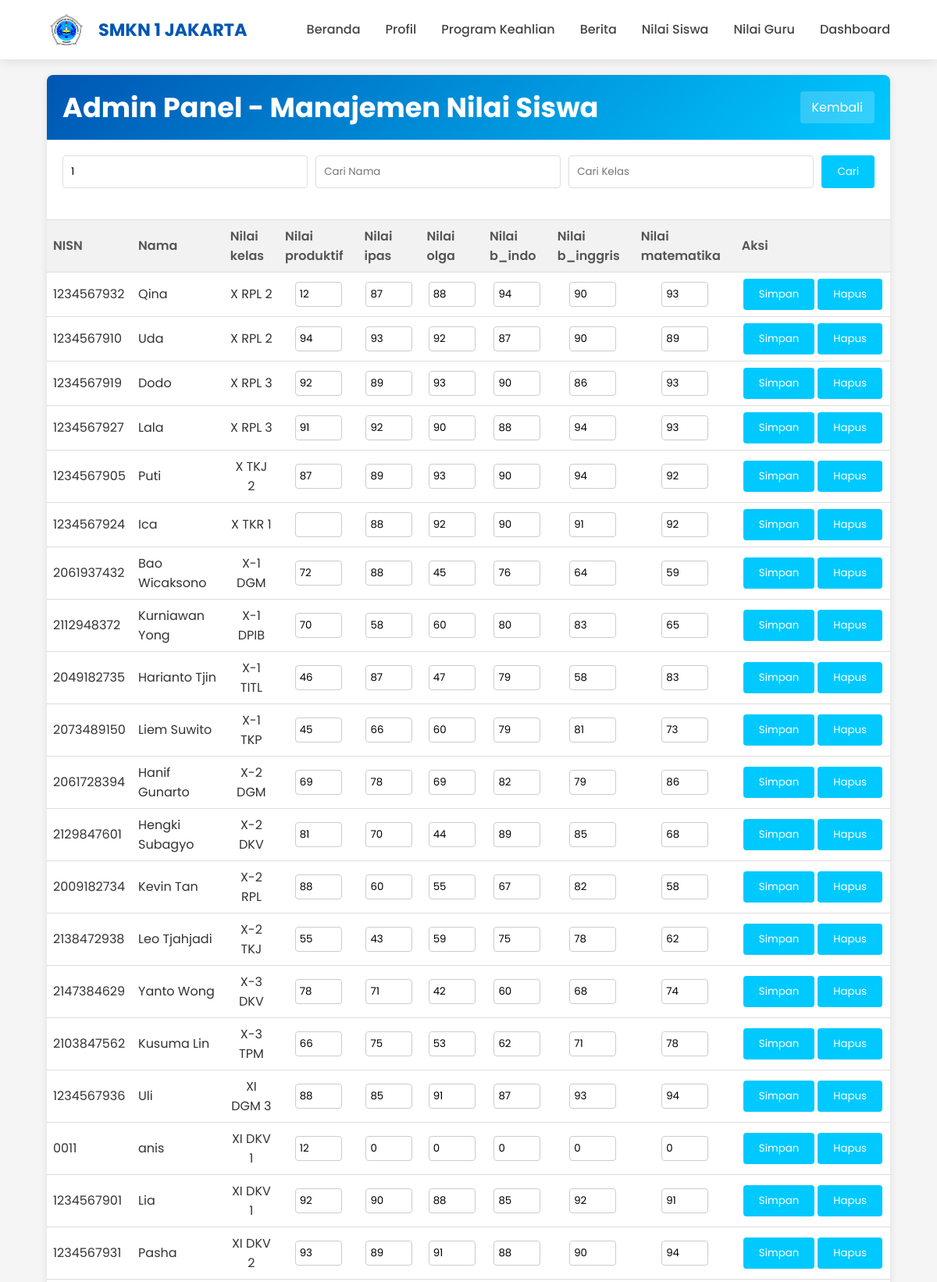
The page /nilaiguru2.php?cari_nisn=1 (signed in, upper part) on the database its author committed.
### tables this page shows
CREATE TABLE `siswa` (
  `nisn` varchar(200) NOT NULL,
  `nama` varchar(200) NOT NULL,
  `kelas` varchar(200) NOT NULL,
  `password` varchar(200) NOT NULL
);

CREATE TABLE `nilaisiswa` (
  `nama` varchar(200) NOT NULL,
  `kelas` varchar(11) NOT NULL,
  `produktif` varchar(11) NOT NULL,
  `ipas` int(11) NOT NULL,
  `olga` int(11) NOT NULL,
  `b_indo` int(11) NOT NULL,
  `b_inggris` int(11) NOT NULL,
  `matematika` int(11) NOT NULL
);

### nilaiguru2.php (the view, shortened to what this page needs)
<?php
include 'config.php';
$subject_columns = [];
$columns_query = "SHOW COLUMNS FROM nilaisiswa";
$columns_result = mysqli_query($db, $columns_query);
if ($columns_result) {
    while ($column = mysqli_fetch_assoc($columns_result)) {
        if (!in_array($column['Field'], ['id', 'nama'])) {
            $subject_columns[] = $column['Field'];
        }
    }
}
?>
<!DOCTYPE html>
<html>
<head>
    <link rel="stylesheet" href="https://cdnjs.cloudflare.com/ajax/libs/font-awesome/6.0.0/css/all.min.css">
    <link rel="stylesheet" href="css/nilaiguru.css?v=2">
</head>
<body>
    <nav>
        <div class="logname" id="nav" href="nilaisiswa">
            <img src="img/smkn1-jakarta.png" alt="Logo SMKN 1 Jakarta">
            <h1>SMKN 1 JAKARTA</h1>
        </div>
        <div class="nav-menu">
            <a href="tmpadmin.php">Beranda</a>
            <a href="tmpadmin.php#profil">Profil</a>
            <a href="tmpadmin.php#programs">Program Keahlian</a>
            <a href="tmpadmin.php#berita">Berita</a>
            <a href="nilaisiswa2.php">Nilai Siswa</a>
            <a>Nilai Guru</a>
            <a href="dashboard.php" class="logout">Dashboard</a>
        </div>
    </nav>
    <div class="container">
        <div class="header">
            <h1>Admin Panel - Manajemen Nilai Siswa</h1>
            <a href="tmpawalg.php" class="logout">Kembali</a>
        </div>
        <form method="get" style="margin-top: 20px;">
            <input type="text" name="cari_nisn" placeholder="Cari NISN" value="<?= htmlspecialchars($_GET['cari_nisn'] ?? '') ?>">
            <input type="text" name="cari_nama" placeholder="Cari Nama" value="<?= htmlspecialchars($_GET['cari_nama'] ?? '') ?>">
            <input type="text" name="cari_kelas" placeholder="Cari Kelas" value="<?= htmlspecialchars($_GET['cari_kelas'] ?? '') ?>">
            <button type="submit">Cari</button>
        </form>
        <?php if (count($subject_columns) > 0): ?>
            <div style="overflow-x: auto;">
                <table>
                    <thead>
                        <tr>
                            <th>NISN</th>
                            <th>Nama</th>
                            <?php foreach ($subject_columns as $column): ?>
                                <th>Nilai <?= htmlspecialchars($column) ?></th>
                            <?php endforeach; ?>
                            <th>Aksi</th>
                        </tr>
                    </thead>
                    <tbody>
                        <?php
                        $where_clause = "1=1";
                        if (!empty($_GET['cari_nisn'])) {
                            $cari_nisn = mysqli_real_escape_string($db, $_GET['cari_nisn']);
                            $where_clause .= " AND nisn LIKE '%$cari_nisn%'";
                        }
                        $query = "SELECT * FROM siswa WHERE $where_clause ORDER BY kelas ASC, nama ASC";
                        $hasil = mysqli_query($db, $query);
                        if ($hasil && mysqli_num_rows($hasil) > 0) {
                            while ($baris = mysqli_fetch_assoc($hasil)) {
                                $nisn = $baris['nisn'];
                                $nama = $baris['nama'];
                                echo "<form method='post'>";
                                echo "<tr>";
                                echo "<td>$nisn</td>";
                                echo "<td>$nama</td>";
                                $query_nilai = "SELECT * FROM nilaisiswa WHERE nama = '" . mysqli_real_escape_string($db, $nama) . "'";
                                $result_nilai = mysqli_query($db, $query_nilai);
                                $nilai_siswa = [];
                                if ($result_nilai && mysqli_num_rows($result_nilai) > 0) {
                                    $nilai_siswa = mysqli_fetch_assoc($result_nilai);
                                }
                                foreach ($subject_columns as $column) {
                                    $nilai_sekarang = isset($nilai_siswa[$column]) ? $nilai_siswa[$column] : '';
                                    echo "<td class='nilai-cell'>";
                                    if ($column === "kelas") {
                                        echo htmlspecialchars($baris['kelas']);
                                    } else {
                                        echo "<input type='number' name='nilai[$column]' min='0' max='100' value='$nilai_sekarang'>";
                                    }
                                    echo "</td>";
                                }
                                echo "<td class='action-cell'>";
                                echo "<button type='submit' name='update_nilai' class='btn-save'>Simpan</button>";
                                echo "<button type='submit' name='hapus' class='btn-delete' onclick='return confirm(\"Yakin ingin menghapus nilai siswa ini?\")'>Hapus</button>";
                                echo "</td>";
                                echo "</tr>";
                                echo "</form>";
                            }
                        } else {
                            echo "<tr><td colspan='" . (3 + count($subject_columns)) . "'>Tidak ada data yang ditemukan.</td></tr>";
                        }
                        ?>
                    </tbody>
                </table>
            </div>
        <?php else: ?>
            <div class="info-message">
                Tambahkan mata pelajaran terlebih dahulu untuk mengelola nilai siswa.
            </div>
        <?php endif; ?>
    </div>
</body>
</html>

### css/nilaiguru.css (style rules this page uses)
* { margin: 0; padding: 0; box-sizing: border-box; font-family: 'Poppins', 'Segoe UI', Tahoma, Geneva, Verdana, sans-serif; }
:root { --primary: #0056b3; --secondary: #ff6b00; --light: #f8faff; --dark: #1a1a1a; --gray: #f0f0f0; --accent: #00c9ff; }
body { background-color: #f5f5f5; min-height: 100vh; display: flex; flex-direction: column; color: #333; }
nav { background-color: white; box-shadow: 0 2px 15px rgba(0, 0, 0, 0.1); padding: 0.8rem 5%; display: flex; justify-content: space-between; align-items: center; position: sticky; top: 0; z-index: 1000; }
.logname { display: flex; align-items: center; gap: 1rem; }
.logname img { height: 50px; width: auto; }
.logname h1 { color: var(--primary); font-size: 1.4rem; font-weight: 700; }
.nav-menu { display: flex; gap: 2rem; }
.nav-menu a { text-decoration: none; color: #444; font-weight: 500; transition: color 0.3s; padding: 0.5rem 0; position: relative; }
.nav-menu a::after { content: ''; position: absolute; bottom: 0; left: 0; width: 0; height: 2px; background-color: var(--primary); transition: width 0.3s; }
.container { width: 90%; max-width: 1200px; margin: 20px auto; background-color: white; box-shadow: 0 2px 10px rgba(0, 0, 0, 0.1); border-radius: 8px; overflow: hidden; }
.header { background: linear-gradient(135deg, var(--primary) 0%, var(--accent) 100%); color: white; padding: 15px 20px; display: flex; justify-content: space-between; align-items: center; }
.header h1 { font-size: 2.2rem; font-weight: 700; }
.logout { background-color: rgba(255, 255, 255, 0.2); color: white; padding: 8px 15px; border-radius: 4px; text-decoration: none; transition: background-color 0.3s; }
form { margin: 20px; display: flex; gap: 10px; flex-wrap: wrap; }
input[type="text"] { padding: 10px; border: 1px solid #ddd; border-radius: 4px; flex-grow: 1; min-width: 200px; }
button[type="submit"] { background-color: #00c9ff; color: white; border: none; padding: 10px 20px; border-radius: 4px; cursor: pointer; }
table { width: 100%; border-collapse: collapse; margin-bottom: 20px; }
thead { background-color: #f5f5f5; }
th, td { padding: 12px 15px; text-align: left; border-bottom: 1px solid #eee; }
th { font-weight: 600; color: #555; }

### nilaiguru2.php (style rules this page uses)
table { width: 100%; border-collapse: collapse; margin-top: 20px; overflow-x: auto; display: block; }
table th, table td { border: 1px solid #ddd; padding: 8px; text-align: left; border-right: none; border-left: none; }
table th { background-color: #f2f2f2; position: sticky; top: 0; }
table input[type="number"] { width: 60px; padding: 5px; border: 1px solid #ccc; border-radius: 4px; }
.nilai-cell { text-align: center; }
.action-cell { white-space: nowrap; text-align: center; }
.btn-save, .btn-delete { background-color: #3498db; color: white; border: none; padding: 5px 10px; border-radius: 4px; cursor: pointer; margin: 0 2px; }
.btn-delete { background-color: #e74c3c; }

### rows shown on the page
siswa: nisn "1234567932", nama "Qina", kelas "X RPL 2", produktif "12", ipas "87", olga "88", b_indo "94", b_inggris "90", matematika "93"
siswa: nisn "1234567910", nama "Uda", kelas "X RPL 2", produktif "94", ipas "93", olga "92", b_indo "87", b_inggris "90", matematika "89"
siswa: nisn "1234567919", nama "Dodo", kelas "X RPL 3", produktif "92", ipas "89", olga "93", b_indo "90", b_inggris "86", matematika "93"
siswa: nisn "1234567927", nama "Lala", kelas "X RPL 3", produktif "91", ipas "92", olga "90", b_indo "88", b_inggris "94", matematika "93"
siswa: nisn "1234567905", nama "Puti", kelas "X TKJ 2", produktif "87", ipas "89", olga "93", b_indo "90", b_inggris "94", matematika "92"
siswa: nisn "1234567924", nama "Ica", kelas "X TKR 1", ipas "88", olga "92", b_indo "90", b_inggris "91", matematika "92"
siswa: nisn "2061937432", nama "Bao Wicaksono", kelas "X-1 DGM", produktif "72", ipas "88", olga "45", b_indo "76", b_inggris "64", matematika "59"
siswa: nisn "2112948372", nama "Kurniawan Yong", kelas "X-1 DPIB", produktif "70", ipas "58", olga "60", b_indo "80", b_inggris "83", matematika "65"
siswa: nisn "2049182735", nama "Harianto Tjin", kelas "X-1 TITL", produktif "46", ipas "87", olga "47", b_indo "79", b_inggris "58", matematika "83"
siswa: nisn "2073489150", nama "Liem Suwito", kelas "X-1 TKP", produktif "45", ipas "66", olga "60", b_indo "79", b_inggris "81", matematika "73"
siswa: nisn "2061728394", nama "Hanif Gunarto", kelas "X-2 DGM", produktif "69", ipas "78", olga "69", b_indo "82", b_inggris "79", matematika "86"
siswa: nisn "2129847601", nama "Hengki Subagyo", kelas "X-2 DKV", produktif "81", ipas "70", olga "44", b_indo "89", b_inggris "85", matematika "68"
siswa: nisn "2009182734", nama "Kevin Tan", kelas "X-2 RPL", produktif "88", ipas "60", olga "55", b_indo "67", b_inggris "82", matematika "58"
siswa: nisn "2138472938", nama "Leo Tjahjadi", kelas "X-2 TKJ", produktif "55", ipas "43", olga "59", b_indo "75", b_inggris "78", matematika "62"
siswa: nisn "2147384629", nama "Yanto Wong", kelas "X-3 DKV", produktif "78", ipas "71", olga "42", b_indo "60", b_inggris "68", matematika "74"
siswa: nisn "2103847562", nama "Kusuma Lin", kelas "X-3 TPM", produktif "66", ipas "75", olga "53", b_indo "62", b_inggris "71", matematika "78"
siswa: nisn "1234567936", nama "Uli", kelas "XI DGM 3", produktif "88", ipas "85", olga "91", b_indo "87", b_inggris "93", matematika "94"
siswa: nisn "0011", nama "anis", kelas "XI DKV 1", produktif "12", ipas "0", olga "0", b_indo "0", b_inggris "0", matematika "0"
siswa: nisn "1234567901", nama "Lia", kelas "XI DKV 1", produktif "92", ipas "90", olga "88", b_indo "85", b_inggris "92", matematika "91"
siswa: nisn "1234567931", nama "Pasha", kelas "XI DKV 2", produktif "93", ipas "89", olga "91", b_indo "88", b_inggris "90", matematika "94"

### other values the page prints
$column "kelas"
$column "produktif"
$column "ipas"
$column "olga"
$column "b_indo"
$column "b_inggris"
$column "matematika"
